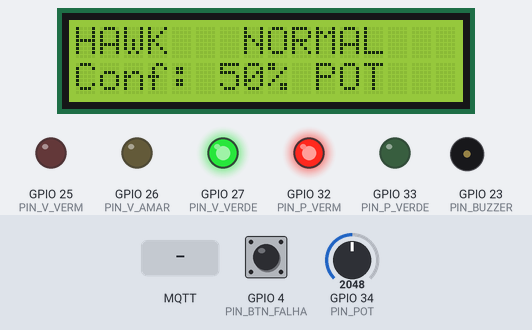
A sketch run on a simulated ESP32. On the bench: 16×2 character LCD, output pins drawn as LEDs (lit = HIGH), buzzer (waves = sounding). Inputs (shaded band) come from the test bench; at power-on: GPIO 34 (PIN_POT) = 2048, GPIO 4 (PIN_BTN_FALHA) HIGH. WiFi joins after 1.5 s; servers stay silent unless stated; random numbers use the default seed unless the sketch sets one; no MQTT or app messages arrive unless stated; what the sketch prints to the serial monitor is not drawn.

Above: at 1.3 s.
1.4 s: GPIO 34 (PIN_POT) set to 3603
At 3.0 s:
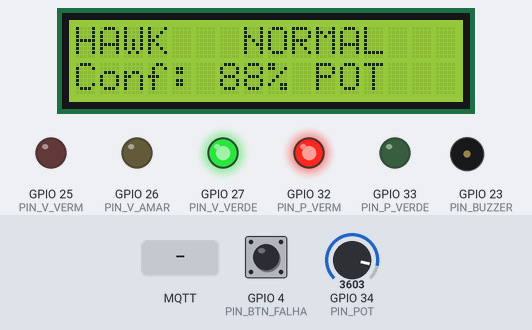
4.4 s: GPIO 4 (PIN_BTN_FALHA) pulled LOW for 0.15 s
At 5.7 s:
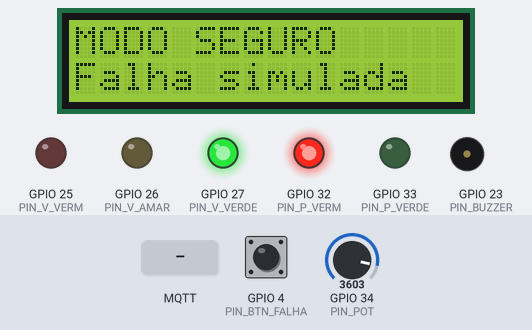
7.5 s: GPIO 4 (PIN_BTN_FALHA) pulled LOW for 1 s
At 8.6 s:
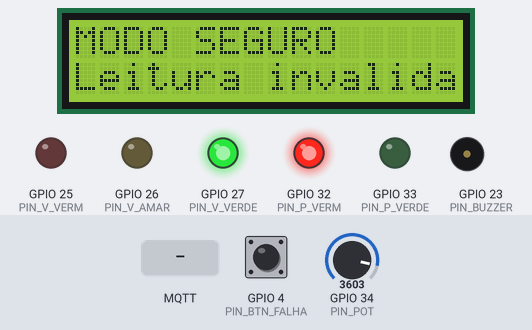
11.5 s: MQTT message "camera_mqtt" arrives on the first subscribed topic
At 13.0 s:
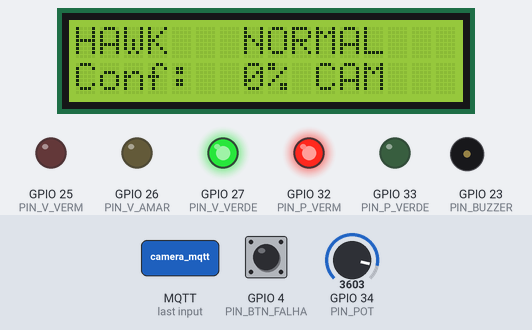
14.5 s: GPIO 34 (PIN_POT) set to 2927
At 15.5 s:
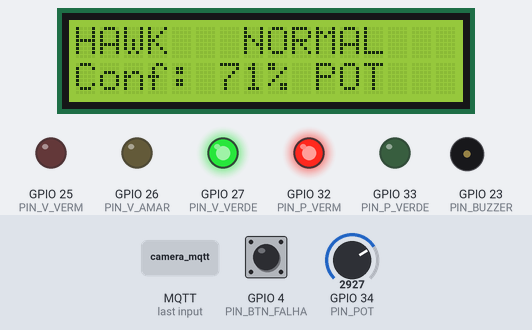
17.5 s: GPIO 34 (PIN_POT) set to 2814
At 28.9 s:
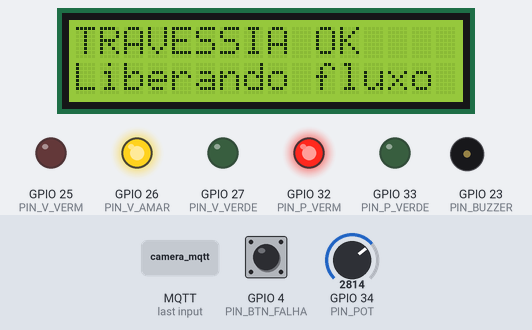
Timing chart, 0 to 31.5 s (numbered marks = the images above; inputs shaded):
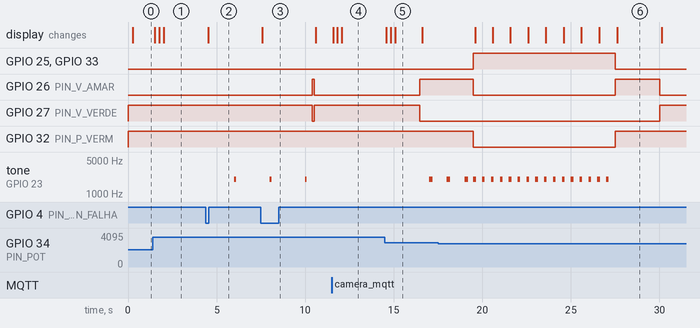

Measured:
- the behaviour switches between 2867 and 2866 on GPIO 34 (PIN_POT) (found by bisection; images 5 and 6)
- after the input at 1.4 s, the display: first changes after 0.12 s (image 1 shows a later state)
- after the input at 7.5 s, the display: changes after 0.07 s (image 3)
- after the input at 11.5 s, the display: first changes after 0.08 s (image 4 shows a later state)
- after the input at 17.5 s, GPIO 27 (PIN_V_VERDE): LOW → HIGH after 12.5 s
- what the display in image 5 shows lasts 1.5 s, from 15.1 s to 16.6 s

The sketch:

sketch.ino
```cpp
/*
 * ============================================================
 *  HAWK - Sistema Inteligente de Travessia Acessivel
 *  FIAP Global Solution 2026.2 | CitizenTech | Edge Computing
 *  Integrantes: [Nome completo - RM] (preencher todos)
 * ------------------------------------------------------------
 *  CAMADA 1 - DEVICE (este firmware, ESP32):
 *    - Potenciometro  = confianca (0-100%) de que ha uma pessoa com mobilidade
 *                       reduzida na faixa (no Wokwi substitui a camera/YOLO)
 *    - 3 LEDs veiculo + 2 LEDs pedestre + buzzer + LCD = resposta local
 *    - Botao          = injeta FALHA de sensor/camera (testa o modo seguro)
 *  CAMADA 2 - BACK-END: MQTT (broker publico; JSON ou FIWARE Ultralight)
 *  CAMADA 3 - DASHBOARD: dashboard.html (assina o mesmo topico MQTT)
 *
 *  Travessia ADAPTATIVA: enquanto a pessoa ainda e detectada na faixa perto
 *  do fim do prazo, o tempo e estendido (+3s por vez) ate o teto de 20s.
 *  Estados:  0 NORMAL | 1 DETECTADO | 2 TRAVESSIA | 3 LIBERACAO | 4 FALHA
 *  A decisao e tomada AQUI na borda: sem rede o semaforo continua seguro.
 * ============================================================
 */
#include <WiFi.h>
#include <PubSubClient.h>
#include <Wire.h>
#include <LiquidCrystal_I2C.h>   // LCD 16x2 I2C (SDA=21, SCL=22)

// ---------- Rede / MQTT ----------
const char* WIFI_SSID = "Wokwi-GUEST";
const char* WIFI_PASS = "";
const char* MQTT_HOST = "broker.hivemq.com";
const int   MQTT_PORT = 1883;
const char* TOPICO_TELEMETRIA = "fiap-hawk-gs2026/cruzamento01/telemetria"; // device -> dashboard
const char* TOPICO_CAMERA     = "fiap-hawk-gs2026/cruzamento01/camera";     // YOLO/dashboard -> device
const char* TOPICO_FIWARE     = "/TEF/hawk001/attrs";                       // IoT Agent Ultralight
#define DEBUG_JSON 0       // 1 = imprime tambem o JSON bruto no Serial Monitor
#define USAR_FIWARE_UL 0   // 1 = publica tambem em Ultralight para o IoT Agent FIWARE

// ---------- Pinos ----------
const int PIN_POT = 34, PIN_BTN_FALHA = 4, PIN_BUZZER = 23;
const int PIN_V_VERM = 25, PIN_V_AMAR = 26, PIN_V_VERDE = 27;   // semaforo de veiculos
const int PIN_P_VERM = 32, PIN_P_VERDE = 33;                    // semaforo de pedestres

// ---------- Limites (justificados no video) ----------
const float LIMIAR_CONF        = 70.0;  // % minimo: abaixo disso e ruido/falso positivo
const int   JANELA_MEDIA       = 5;     // amostras da media movel (5 x 100ms = 0,5s)
const unsigned long T_AMOSTRA       = 100;   // intervalo de leitura da confianca
const unsigned long T_CONFIRMA      = 1500;  // confianca alta por 1,5s => deteccao valida
const unsigned long T_AMARELO       = 3000;  // amarelo p/ veiculos frearem com seguranca
const unsigned long T_TRAV_MIN      = 8000;  // verde minimo de pedestre (garantia de seguranca)
const unsigned long T_TRAV_MAX      = 20000; // teto absoluto: nunca prende o transito
const unsigned long T_EXTENSAO      = 3000;  // cada extensao acrescenta 3s a travessia
const unsigned long T_MARGEM_EXT    = 2000;  // decide estender nos ultimos 2s do prazo atual
const unsigned long T_FAIXA_LIVRE   = 1000;  // sem deteccao por 1s => faixa livre (pessoa saiu)
const unsigned long T_LIBERACAO     = 2500;  // pedestre vermelho + veiculo amarelo antes do verde
const unsigned long T_COOLDOWN      = 4000;  // evita nova travessia imediata apos liberar
const int   MAX_LEITURAS_INVALIDAS = 3; // 3 invalidas seguidas => FALHA
const unsigned long T_RECUPERA      = 3000;  // leituras OK por 3s => sai da FALHA
const unsigned long T_CAMERA_VALIDA = 3000;  // mensagem MQTT da camera vale por 3s
const unsigned long T_PUBLICA       = 1000;  // telemetria a cada 1s (+ a cada mudanca de estado)
const unsigned long T_LCD           = 250;   // atualiza o LCD 4x por segundo
const unsigned long T_CICLO_FALHA   = 16000; // ciclo fixo do modo seguro: 6s verde, 2s amarelo, 8s pedestre

// ---------- Estados ----------
enum Estado { NORMAL = 0, DETECTADO = 1, TRAVESSIA = 2, LIBERACAO = 3, FALHA = 4 };
const char* NOMES[] = { "NORMAL", "DETECTADO", "TRAVESSIA", "LIBERACAO", "FALHA" };

Estado estado = NORMAL;
unsigned long tEstado = 0;

// ---------- Variaveis de leitura ----------
float bufConf[JANELA_MEDIA]; int idxConf = 0, qtdConf = 0;
float confMedia = 0;
int   leiturasInvalidas = 0;
bool  falhaSimulada = false;
const char* fonteConf = "potenciometro";

float camConf = 0; unsigned long tUltimaCamera = 0;   // dado vindo do YOLO via MQTT

unsigned long tUltAmostra = 0, tUltPublica = 0, tUltMqtt = 0, tUltLcd = 0;
unsigned long tConfirmaIni = 0, tLivreIni = 0, tFimCiclo = 0, tOkDesde = 0;
unsigned long tEsperaIni = 0, esperaMs = 0, travessiaMs = 0;
unsigned long prazoTravMs = T_TRAV_MIN;   // prazo atual da travessia (cresce se houver extensao)
int extensoes = 0;                        // quantas vezes a travessia foi estendida
const char* motivoFim = "-";
bool buzzerLigado = false;
int  ultBtn = HIGH; unsigned long tBtn = 0;

// ---------- LCD ----------
LiquidCrystal_I2C lcd(0x27, 16, 2);
String lcdAnt0 = "", lcdAnt1 = "";

WiFiClient wifi;
PubSubClient mqtt(wifi);

// ============================================================
//  Atuadores
// ============================================================
void setLeds(bool vr, bool va, bool vv, bool pr, bool pv) {
  digitalWrite(PIN_V_VERM, vr);  digitalWrite(PIN_V_AMAR, va);  digitalWrite(PIN_V_VERDE, vv);
  digitalWrite(PIN_P_VERM, pr);  digitalWrite(PIN_P_VERDE, pv);
}

// Buzzer: liga/desliga so quando muda (evita chamar tone() em todo loop)
void buzzer(bool ligar) {
  if (ligar && !buzzerLigado)      tone(PIN_BUZZER, 2000);
  else if (!ligar && buzzerLigado) noTone(PIN_BUZZER);
  buzzerLigado = ligar;
}

// Padrao sonoro por estado: periodo e duracao do bip (acessibilidade p/ pessoas cegas)
void atualizaBuzzer() {
  unsigned long periodo = 0, bip = 0;
  if (estado == DETECTADO)      { periodo = 1000; bip = 200; }   // aviso lento
  else if (estado == TRAVESSIA) { periodo = 500;  bip = 150; }   // ritmo rapido = pode atravessar
  else if (estado == FALHA)     { periodo = 2000; bip = 100; }   // bip raro = modo seguro
  if (periodo == 0) { buzzer(false); return; }
  buzzer((millis() % periodo) < bip);
}

// ============================================================
//  Sensor (confianca da deteccao)
// ============================================================
// Usa a camera (MQTT) se chegou mensagem recente, senao o potenciometro.
bool lerConfianca(float &out) {
  if (tUltimaCamera != 0 && millis() - tUltimaCamera < T_CAMERA_VALIDA) {
    fonteConf = "camera_mqtt";
    out = camConf;
  } else {
    fonteConf = "potenciometro";
    out = analogRead(PIN_POT) * 100.0 / 4095.0;
  }
  return !(isnan(out) || out < 0.0 || out > 100.0);   // fora de 0-100 = leitura invalida
}

// Media movel: suaviza o ruido da confianca
float mediaMovel(float novo) {
  bufConf[idxConf] = novo;
  idxConf = (idxConf + 1) % JANELA_MEDIA;
  if (qtdConf < JANELA_MEDIA) qtdConf++;
  float soma = 0;
  for (int i = 0; i < qtdConf; i++) soma += bufConf[i];
  return soma / qtdConf;
}

void amostraSensores() {
  float c;
  if (lerConfianca(c)) { confMedia = mediaMovel(c); leiturasInvalidas = 0; }
  else if (leiturasInvalidas < 99) leiturasInvalidas++;    // invalida e contada; so varias seguidas viram falha
}

bool sensoresOk() {
  return !falhaSimulada && leiturasInvalidas < MAX_LEITURAS_INVALIDAS;
}

void lerBotao() {   // debounce simples: alterna a falha simulada
  int b = digitalRead(PIN_BTN_FALHA);
  if (b == LOW && ultBtn == HIGH && millis() - tBtn > 250) {
    falhaSimulada = !falhaSimulada; tBtn = millis();
    Serial.printf("\n*** BOTAO: falha simulada %s ***\n", falhaSimulada ? "LIGADA" : "DESLIGADA");
  }
  ultBtn = b;
}

// ============================================================
//  Maquina de estados (decisao na borda)
// ============================================================
void entrarEstado(Estado novo) {
  Serial.println();
  Serial.println("==================================================");
  Serial.printf (" [%6.1fs]  ESTADO: %s  ->  %s\n", millis() / 1000.0, NOMES[estado], NOMES[novo]);
  Serial.printf (" confianca %.0f%%\n", confMedia);
  if (novo == LIBERACAO || (novo == NORMAL && estado == FALHA))
    Serial.printf(" motivo: %s | travessia: %lu ms | extensoes: %d\n", motivoFim, travessiaMs, extensoes);
  Serial.println("==================================================");
  estado = novo; tEstado = millis();
  tLivreIni = 0; tConfirmaIni = 0;
  if (novo == TRAVESSIA) { esperaMs = millis() - tEsperaIni; prazoTravMs = T_TRAV_MIN; extensoes = 0; }
  tUltPublica = 0;                          // forca publicacao imediata
}

void atualizaMaquina() {
  unsigned long agora = millis(), dt = agora - tEstado;

  // Qualquer estado -> FALHA se a leitura for invalida
  if (estado != FALHA && !sensoresOk()) { motivoFim = "sensor_invalido"; entrarEstado(FALHA); return; }

  switch (estado) {
    case NORMAL:
      setLeds(0, 0, 1, 1, 0);                               // veiculo verde, pedestre vermelho
      if (confMedia >= LIMIAR_CONF && agora - tFimCiclo >= T_COOLDOWN) {
        if (tConfirmaIni == 0) { tConfirmaIni = agora; tEsperaIni = agora; }
        if (agora - tConfirmaIni >= T_CONFIRMA) entrarEstado(DETECTADO);  // persistiu => nao e falso positivo
      } else tConfirmaIni = 0;
      break;

    case DETECTADO:
      setLeds(0, 1, 0, 1, 0);                               // amarelo p/ veiculos
      if (dt >= T_AMARELO) entrarEstado(TRAVESSIA);
      break;

    case TRAVESSIA: {
      setLeds(1, 0, 0, 0, 1);                               // veiculos parados, pedestre liberado
      bool aindaNaFaixa = (confMedia >= LIMIAR_CONF);       // camera ainda ve a pessoa atravessando
      if (aindaNaFaixa) tLivreIni = 0; else if (tLivreIni == 0) tLivreIni = agora;
      bool faixaLivre = (tLivreIni != 0 && agora - tLivreIni >= T_FAIXA_LIVRE);

      // EXTENSAO: perto do fim do prazo, se a pessoa ainda esta na faixa, ganha mais tempo
      if (aindaNaFaixa && dt + T_MARGEM_EXT >= prazoTravMs && prazoTravMs < T_TRAV_MAX) {
        prazoTravMs = min(prazoTravMs + T_EXTENSAO, T_TRAV_MAX);
        extensoes++;
        tUltPublica = 0;                                    // avisa o dashboard na hora
        Serial.printf(">>> EXTENSAO #%d: pessoa ainda atravessando, novo prazo = %lu s\n", extensoes, prazoTravMs / 1000);
      }

      if (dt >= prazoTravMs && faixaLivre) { motivoFim = "faixa_livre"; travessiaMs = dt; entrarEstado(LIBERACAO); }
      else if (dt >= T_TRAV_MAX)           { motivoFim = "timeout";     travessiaMs = dt; entrarEstado(LIBERACAO); }
      break;
    }

    case LIBERACAO:
      setLeds(0, 1, 0, 1, 0);                               // pedestre vermelho, veiculo amarelo
      if (dt >= T_LIBERACAO) { tFimCiclo = agora; entrarEstado(NORMAL); }
      break;

    case FALHA: {                                           // ciclo fixo com travessia minima garantida
      unsigned long t = dt % T_CICLO_FALHA;
      if (t < 6000)      setLeds(0, 0, 1, 1, 0);
      else if (t < 8000) setLeds(0, 1, 0, 1, 0);
      else               setLeds(1, 0, 0, 0, 1);
      if (sensoresOk()) { if (tOkDesde == 0) tOkDesde = agora; } else tOkDesde = 0;
      if (tOkDesde != 0 && agora - tOkDesde >= T_RECUPERA) { tOkDesde = 0; motivoFim = "recuperado"; tFimCiclo = agora; entrarEstado(NORMAL); }
      break;
    }
  }
}

// ============================================================
//  LCD: mostra ao cidadao o que o semaforo esta fazendo (sem acentos)
// ============================================================
String ajusta16(String t) { while (t.length() < 16) t += ' '; return t.substring(0, 16); }

void escreveLcd(String l0, String l1) {      // so reescreve a linha que mudou (evita piscar)
  l0 = ajusta16(l0); l1 = ajusta16(l1);
  if (l0 != lcdAnt0) { lcd.setCursor(0, 0); lcd.print(l0); lcdAnt0 = l0; }
  if (l1 != lcdAnt1) { lcd.setCursor(0, 1); lcd.print(l1); lcdAnt1 = l1; }
}

void atualizaLcd() {
  char b[24];
  unsigned long dt = millis() - tEstado;
  switch (estado) {
    case NORMAL:
      snprintf(b, sizeof(b), "Conf:%3.0f%% %s", confMedia, strcmp(fonteConf, "camera_mqtt") == 0 ? "CAM" : "POT");
      escreveLcd("HAWK   NORMAL", b); break;
    case DETECTADO:
      escreveLcd("PESSOA DETECTADA", "Parando veiculos"); break;
    case TRAVESSIA: {
      unsigned long resta = (prazoTravMs > dt) ? (prazoTravMs - dt) / 1000 : 0;
      snprintf(b, sizeof(b), "Resta %2lus Ext:%d", resta, extensoes);
      escreveLcd("PODE ATRAVESSAR!", b); break;
    }
    case LIBERACAO:
      escreveLcd("TRAVESSIA OK", "Liberando fluxo"); break;
    case FALHA:
      escreveLcd("MODO SEGURO", falhaSimulada ? "Falha simulada" : "Leitura invalida"); break;
  }
}

// ============================================================
//  MQTT (camadas 2 e 3)
// ============================================================
void aoReceber(char* topico, byte* payload, unsigned int len) {
  // Espera algo como {"cadeirante":true,"conf":87}
  String msg; for (unsigned int i = 0; i < len; i++) msg += (char)payload[i];
  int p = msg.indexOf("\"conf\":");
  if (p >= 0) camConf = msg.substring(p + 7).toFloat();
  if (msg.indexOf("\"cadeirante\":false") >= 0) camConf = 0;
  tUltimaCamera = millis();
  Serial.printf("[MQTT<-camera] %s\n", msg.c_str());
}

void conectaMqtt() {   // nao bloqueante: tenta a cada 5s e o semaforo segue funcionando offline
  if (WiFi.status() != WL_CONNECTED) return;
  if (mqtt.connected() || millis() - tUltMqtt < 5000) return;
  tUltMqtt = millis();
  String cid = "hawk001-" + String((uint32_t)esp_random(), HEX);
  if (mqtt.connect(cid.c_str())) { mqtt.subscribe(TOPICO_CAMERA); Serial.println("[MQTT] conectado ao broker"); }
}

// Linha de status legivel (1x por segundo)
void imprimeStatus() {
  unsigned long dt = millis() - tEstado;
  char extra[40] = "";
  if (estado == TRAVESSIA)
    snprintf(extra, sizeof(extra), " | resta %2lus | ext %d", (prazoTravMs > dt) ? (prazoTravMs - dt) / 1000 : 0, extensoes);
  Serial.printf("[%6.1fs] %-9s | conf %3.0f%% | %s | MQTT %s%s\n",
                millis() / 1000.0, NOMES[estado], confMedia,
                strcmp(fonteConf, "camera_mqtt") == 0 ? "CAMERA" : "POT   ",
                mqtt.connected() ? "ok" : "--", extra);
}

void publica() {
  char json[400];
  snprintf(json, sizeof(json),
    "{\"id\":\"hawk001\",\"estado\":\"%s\",\"cod\":%d,\"conf\":%.1f,"
    "\"fonte\":\"%s\",\"falha\":%s,\"espera_ms\":%lu,\"travessia_ms\":%lu,\"motivo\":\"%s\","
    "\"extensoes\":%d,\"prazo_ms\":%lu}",
    NOMES[estado], (int)estado, confMedia, fonteConf,
    sensoresOk() ? "false" : "true", esperaMs, travessiaMs, motivoFim,
    extensoes, prazoTravMs);
  imprimeStatus();                                         // resumo legivel no Serial Monitor
#if DEBUG_JSON
  Serial.println(json);
#endif
  if (!mqtt.connected()) return;
  mqtt.publish(TOPICO_TELEMETRIA, json);
#if USAR_FIWARE_UL
  char ul[180];   // Ultralight 2.0: atributo|valor|atributo|valor
  snprintf(ul, sizeof(ul), "e|%d|c|%.1f|f|%d|w|%lu|t|%lu|x|%d",
           (int)estado, confMedia, sensoresOk() ? 0 : 1, esperaMs, travessiaMs, extensoes);
  mqtt.publish(TOPICO_FIWARE, ul);
#endif
}

// ============================================================
void setup() {
  Serial.begin(115200);
  int saidas[] = { PIN_V_VERM, PIN_V_AMAR, PIN_V_VERDE, PIN_P_VERM, PIN_P_VERDE, PIN_BUZZER };
  for (int p : saidas) pinMode(p, OUTPUT);
  pinMode(PIN_BTN_FALHA, INPUT_PULLUP);
  setLeds(0, 0, 1, 1, 0);

  Wire.begin(21, 22);                                      // I2C do LCD
  lcd.init(); lcd.backlight();
  escreveLcd("HAWK", "Iniciando...");

  Serial.println("\n##################################################");
  Serial.println("#   HAWK - Travessia Acessivel | FIAP GS 2026.2   #");
  Serial.println("##################################################");
  Serial.println("Legenda: conf = confianca da deteccao");
  Serial.println("         POT = potenciometro | CAMERA = YOLO via MQTT\n");

  WiFi.begin(WIFI_SSID, WIFI_PASS);                        // conexao em segundo plano
  mqtt.setServer(MQTT_HOST, MQTT_PORT);
  mqtt.setCallback(aoReceber);
  mqtt.setBufferSize(512);
  mqtt.setSocketTimeout(2);                                // nao trava a borda se a rede cair
  tEstado = millis();
}

void loop() {
  conectaMqtt();
  mqtt.loop();
  lerBotao();
  if (millis() - tUltAmostra >= T_AMOSTRA) { tUltAmostra = millis(); amostraSensores(); }
  atualizaMaquina();
  atualizaBuzzer();
  if (millis() - tUltLcd >= T_LCD) { tUltLcd = millis(); atualizaLcd(); }
  if (millis() - tUltPublica >= T_PUBLICA) { tUltPublica = millis(); publica(); }
}
```
